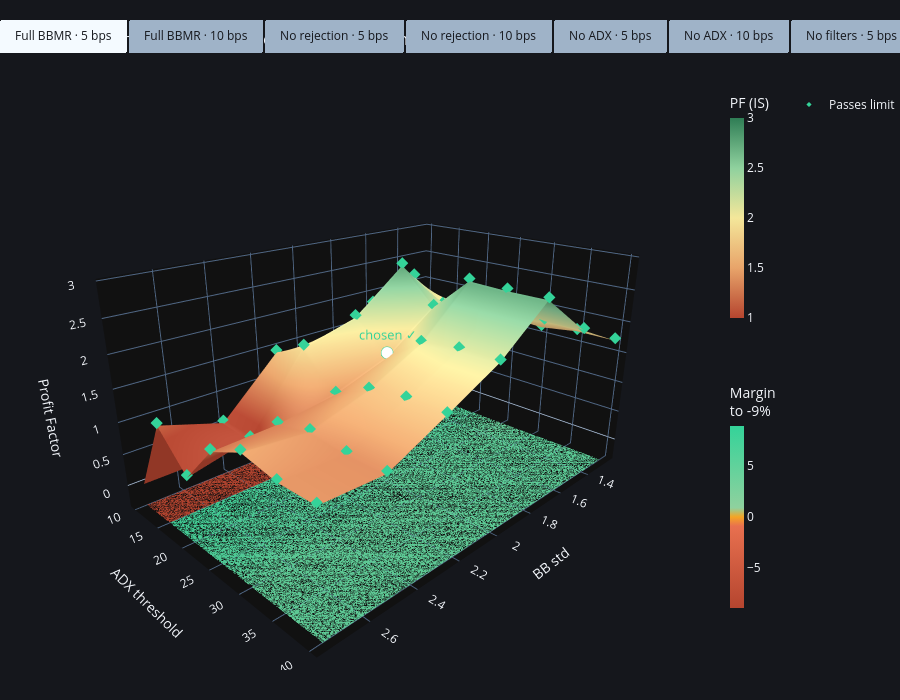

This figure's notebook cell:
### Markdown cell above
## 5. INTERACTIVE 3D PROFIT FACTOR SURFACE

Height = in-sample PF. Floor map + markers = headroom to the hard limit on the full period.

### Code cell
LIMIT      = STOP_LIMIT
LIMIT_PCT  = LIMIT*100
STAGE_DAYS = 252
GATE       = "stage"

RAW_FULL  = df_raw
full_dfs  = {int(s*100): eng.prepare(RAW_FULL, sma_len=SMA_LEN, bb_len=BB_LEN, bb_std=s)
             for s in BB_STD_VALUES}

n_grids, dd_grids, st_grids = {}, {}, {}
for fc in FILTER_COMBOS:
    for slip_val, slip_label in COSTS:
        key = f"{fc['label']} · {slip_label}"
        n_sub  = pd.DataFrame(index=ADX_VALUES, columns=BB_STD_VALUES, dtype=float)
        dd_sub = pd.DataFrame(index=ADX_VALUES, columns=BB_STD_VALUES, dtype=float)
        st_sub = pd.DataFrame(index=ADX_VALUES, columns=BB_STD_VALUES, dtype=float)
        for adx in ADX_VALUES:
            for s in BB_STD_VALUES:
                d_full = full_dfs[int(s*100)]
                eff_adx = 100.0 if fc["adx_thr"] == 100.0 else adx
                t = eng.run_bbmr_backtest(d_full, **_kw(s, adx_thr=eff_adx,
                    rejection_ratio=fc["rejection_ratio"], slip_bps_per_side=slip_val))
                n_sub.loc[adx, s] = len(t)
                if len(t) > 0:
                    ret = eng.daily_returns(d_full, t, sizing="atr").astype(float)
                    eq = (1.0 + ret).cumprod()
                    dd_sub.loc[adx, s] = 100.0 * float((eq/eq.cummax() - 1.0).min())
                    if len(ret) >= STAGE_DAYS:
                        w = sliding_window_view(ret.values, STAGE_DAYS)
                        st_sub.loc[adx, s] = 100.0 * float(np.cumprod(1+w, axis=1).min() - 1.0)
        n_grids[key], dd_grids[key], st_grids[key] = n_sub, dd_sub, st_sub

colorscale  = [[0.00,"#b5452f"],[0.25,"#e8a46a"],[0.50,"#f4e79a"],[0.75,"#8fd19e"],[1.00,"#2f7d55"]]
margin_scale= [[0.00,"#b5452f"],[0.45,"#e8704f"],[0.50,"#f5a524"],[0.55,"#8fd19e"],[1.00,"#34d399"]]
keys = list(grid_results.keys())

def _gate(k):
    dd_, st_ = dd_grids[k].astype(float), st_grids[k].astype(float)
    return st_.fillna(dd_) if GATE=="stage" else dd_

amax = max(float(np.nanmax(np.abs(_gate(k).values + LIMIT_PCT))) for k in keys); amax=max(amax,1.0)
pf_all = [grid_results[k].astype(float).replace(np.inf, np.nan) for k in keys]
z_floor = min(1.0, float(np.nanmin([np.nanmin(p.values) for p in pf_all]))) - 0.35
z_top   = float(np.nanmax([np.nanmax(p.values) for p in pf_all])) + 0.25

TPS = 6
fig = go.Figure(); titles = []
for i, key in enumerate(keys):
    pf = grid_results[key].astype(float).replace(np.inf, np.nan)
    dd = dd_grids[key].astype(float).reindex(index=pf.index, columns=pf.columns)
    st = st_grids[key].astype(float).reindex(index=pf.index, columns=pf.columns)
    n_ = n_grids[key].astype(float).reindex(index=pf.index, columns=pf.columns)
    g  = _gate(key).reindex(index=pf.index, columns=pf.columns)
    margin = g + LIMIT_PCT
    ok = (g >= -LIMIT_PCT) & g.notna(); bad = (g < -LIMIT_PCT) & g.notna()
    verdict = np.where(ok.values,"PASS", np.where(bad.values,"FAIL","n/a"))
    n_ok, n_tot = int(ok.values.sum()), int(g.notna().values.sum())

    cd = np.dstack([n_.values, dd.values, margin.values, st.values])
    fig.add_trace(go.Surface(
        x=list(pf.columns), y=list(pf.index), z=pf.values, customdata=cd, text=verdict,
        colorscale=colorscale, cmin=1.0, cmax=3.0,
        colorbar=dict(title="PF (IS)", len=0.42, y=0.80, x=0.93, thickness=14),
        hovertemplate=("BB_STD %{x}<br>ADX< %{y}<br>PF %{z:.2f}<br>Trades %{customdata[0]:.0f}"
                       "<br>MaxDD %{customdata[1]:.1f}%<br>Worst stage %{customdata[3]:.1f}%"
                       f"<br>Limit -{LIMIT_PCT:.0f}%: " + "%{text} (%{customdata[2]:+.1f} pp)<extra></extra>"),
        visible=(i==0)))
    fig.add_trace(go.Surface(
        x=list(pf.columns), y=list(pf.index), z=np.full(pf.shape, z_floor),
        surfacecolor=margin.values, customdata=cd, text=verdict,
        colorscale=margin_scale, cmin=-amax, cmax=amax, opacity=0.95,
        colorbar=dict(title=f"Margin<br>to -{LIMIT_PCT:.0f}%", len=0.42, y=0.30, x=0.93, thickness=14),
        lighting=dict(ambient=1, diffuse=0, specular=0),
        hovertemplate=("FLOOR · BB_STD %{x} · ADX< %{y}<br>MaxDD %{customdata[1]:.1f}%"
                       "<br>Worst stage %{customdata[3]:.1f}%<br>" +
                       f"Limit -{LIMIT_PCT:.0f}%: " + "%{text} (%{customdata[2]:+.1f} pp)<extra></extra>"),
        visible=(i==0)))
    X, Y = np.meshgrid(list(pf.columns), list(pf.index))
    for mask, nm, col, sym in ((ok,"Passes limit","#34d399","diamond"),(bad,"Breaches","#f87171","x")):
        m = (mask.values & pf.notna().values)
        fig.add_trace(go.Scatter3d(
            x=X[m], y=Y[m], z=pf.values[m]+0.04, mode="markers", name=nm,
            marker=dict(size=4, color=col, symbol=sym, line=dict(width=0)),
            showlegend=True, visible=(i==0)))
    c_adx, c_std = float(ADX_THR), float(BB_STD)
    c_dd = float(g.loc[c_adx, c_std]) if pd.notna(g.loc[c_adx, c_std]) else np.nan
    c_ok = (not np.isnan(c_dd)) and c_dd >= -LIMIT_PCT
    fig.add_trace(go.Scatter3d(
        x=[c_std], y=[c_adx], z=[float(pf.loc[c_adx, c_std])+0.08],
        mode="markers+text", text=[f"chosen {'✓' if c_ok else '✗'}"],
        textposition="top center", textfont=dict(color="#34d399" if c_ok else "#f87171", size=13),
        marker=dict(size=7, color="white", line=dict(color="#34d399" if c_ok else "#f87171", width=3)),
        showlegend=False, visible=(i==0)))

    titles.append(f"{cfg['id']} · PF in-sample · {n_ok}/{n_tot} cells within -{LIMIT_PCT:.0f}%")

PAD=" "; buttons=[]
for i, key in enumerate(keys):
    vis=[False]*(TPS*len(keys))
    for j in range(TPS): vis[TPS*i+j]=True
    buttons.append(dict(label=f"{PAD}{key}{PAD}", method="update",
                        args=[{"visible":vis},{"title.text":titles[i]}]))

fig.update_layout(
    template="plotly_dark", paper_bgcolor="#15171c", height=700,
    title=dict(text=titles[0], x=0.02),
    scene=dict(xaxis_title="BB std", yaxis_title="ADX threshold",
               zaxis_title="Profit Factor", zaxis=dict(range=[z_floor, z_top]),
               aspectmode="manual", aspectratio=dict(x=1.5,y=1.0,z=0.8),
               camera=dict(eye=dict(x=1.6,y=1.6,z=0.9))),
    updatemenus=[dict(type="buttons", direction="right", x=0.0, xanchor="left",
                      y=1.12, yanchor="top", active=0, buttons=buttons,
                      bgcolor="#9fb3c8", font=dict(color="#15171c", size=12))],
    margin=dict(l=0, r=0, t=90, b=30))
fig.write_html(Path(RUN_DIR) / "02_pf_surface.html", include_plotlyjs="cdn")
fig.show()
